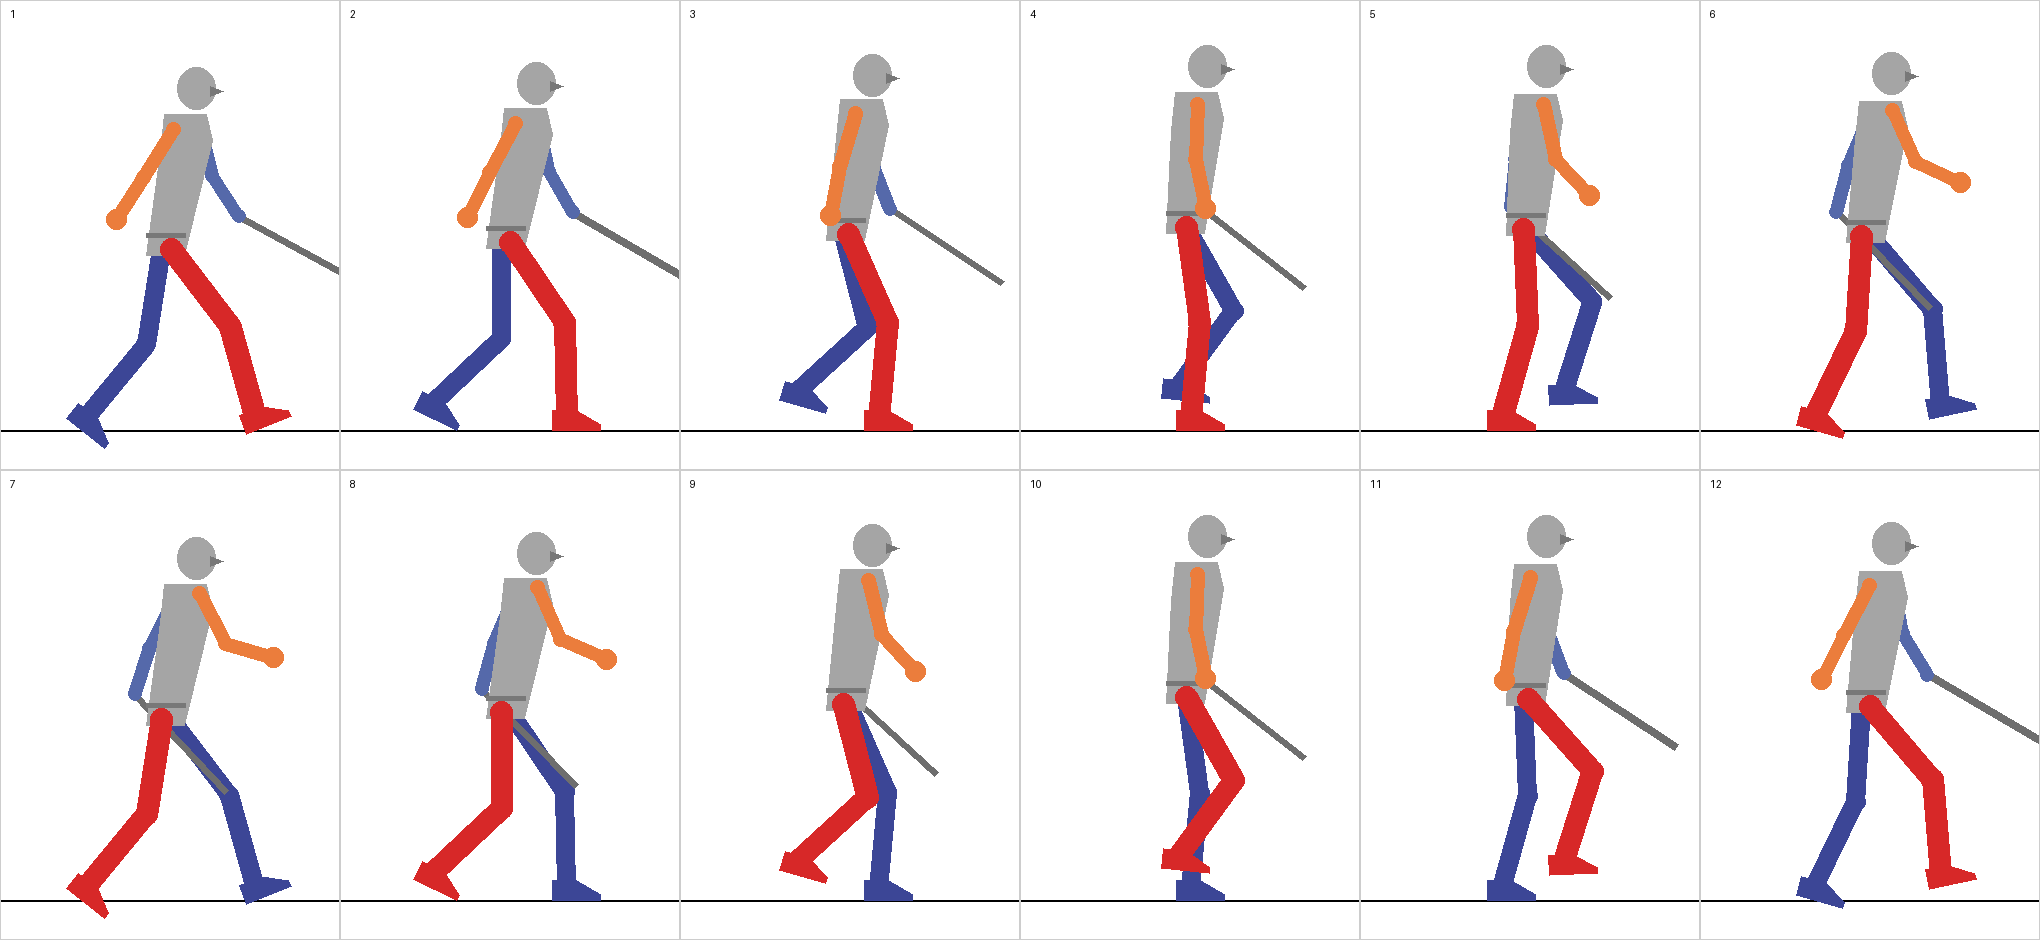

This figure's Python source:
# Hero swagger pose guide v2: loose, weighty, 12 poses (2 rows of 6). Side view, facing right.
import math, sys
from PIL import Image, ImageDraw
OUT = sys.argv[1]; N = 12; COLS = 6
W, H = 340, 470
GROUND = 430
L1, L2 = 96, 96
S = 170                    # step length
NEAR=(215,40,40); FAR=(60,70,150); BODY=(165,165,165); BODYD=(120,120,120); ARMN=(235,125,60); ARMF=(85,105,170); SW=(110,110,110)

def ease(u): return 0.5-0.5*math.cos(math.pi*u)
def foot(t):
    """x, lift, pitch (deg; + = toe up)"""
    t %= 1
    if t < 0.5:
        u = t/0.5; x = S/2 - S*u
        if u < 0.14: pitch = 22*(1-u/0.14)           # heel strike, toe still up
        elif u > 0.72: pitch = -38*((u-0.72)/0.28)   # heel peels off, pushing off the toe
        else: pitch = 0
        return x, 0.0, pitch
    u = (t-0.5)/0.5
    x = -S/2 + S*ease(u**1.15)
    lift = 30*math.sin(math.pi*u)**1.2
    pitch = -38*(1-u)**2 + 22*u**3
    return x, lift, pitch
def ik(hip, ank):
    dx, dy = ank[0]-hip[0], ank[1]-hip[1]; d = min(math.hypot(dx,dy), L1+L2-0.5)
    a = math.atan2(dy,dx); b = math.acos((L1*L1+d*d-L2*L2)/(2*L1*d))
    return (hip[0]+L1*math.cos(a-b), hip[1]+L1*math.sin(a-b))
def limb(d, pts, col, w):
    d.line(pts, fill=col, width=w, joint='curve')
    for p in pts: d.ellipse([p[0]-w/2, p[1]-w/2, p[0]+w/2, p[1]+w/2], fill=col)
def boot(d, ank, pitch, col):
    a = math.radians(-pitch); c, s = math.cos(a), math.sin(a)
    shape = [(-14,-8),(10,-8),(34,6),(34,12),(-14,12)]
    d.polygon([(ank[0]+x*c-y*s, ank[1]+x*s+y*c) for x,y in shape], fill=col)

def draw(d, t, cx, label=None):
    fn, ff = foot(t), foot(t+0.5)
    sw = math.cos(2*math.pi*t)          # +1 when the NEAR leg is forward (pose 1)
    # hips: drop after each contact, rise over the passing leg
    grounded = [f for f in (fn, ff) if f[1] < 1]
    reach = max(abs(f[0]) for f in grounded)
    hh = math.sqrt((0.992*(L1+L2))**2 - reach**2) - 7*max(0, math.sin(4*math.pi*(t+0.02)))
    def ankle(f):
        return (cx+f[0], GROUND-12-f[1])
    hip = (cx - 4, GROUND-12-hh)
    hipN = (hip[0]+5*sw, hip[1]); hipF = (hip[0]-5*sw, hip[1])   # pelvis turns with the legs
    # far leg, then far arm + sword, torso, near leg, near arm
    aF, aN = ankle(ff), ankle(fn)
    limb(d, [hipF, ik(hipF,aF), aF], FAR, 19); boot(d, aF, ff[2], FAR)
    lean = math.radians(7 + 2.5*math.cos(4*math.pi*(t-0.05)))    # into the step, a touch more on each footfall
    chest = (hip[0]+128*math.sin(lean), hip[1]-128*math.cos(lean))
    # shoulders counter the hips: near shoulder comes forward as the near leg goes back
    shN = (chest[0]-13*sw, chest[1]+3*sw+4); shF = (chest[0]+13*sw, chest[1]-3*sw+4)
    # sword arm (far): hangs relaxed, swings with its shoulder, blade trails low behind the hand
    a2 = math.radians(96 - 20*sw); el2 = (shF[0]+54*math.cos(a2), shF[1]+54*math.sin(a2))
    f2 = math.radians(82 - 26*sw); hand2 = (el2[0]+48*math.cos(f2), el2[1]+48*math.sin(f2))
    b = math.radians(38 - 9*sw); tip = (hand2[0]+135*math.cos(b), hand2[1]+135*math.sin(b))
    d.line([hand2, tip], fill=SW, width=7); limb(d, [shF, el2, hand2], ARMF, 13)
    # torso: pelvis + ribcage, chest leading
    d.polygon([(hip[0]-20,hip[1]+6),(hip[0]+18,hip[1]+6),(chest[0]+26,chest[1]+18),(chest[0]+20,chest[1]-8),(chest[0]-22,chest[1]-8),(chest[0]-26,chest[1]+30)], fill=BODY)
    d.line([(hip[0]-20,hip[1]-14),(hip[0]+19,hip[1]-14)], fill=BODYD, width=5)   # belt
    # head: level and forward, rides the bob late
    hd = (chest[0]+10, chest[1]-34 + 2*math.cos(4*math.pi*(t-0.16)))
    d.ellipse([hd[0]-19,hd[1]-21,hd[0]+19,hd[1]+21], fill=BODY)
    d.polygon([(hd[0]+14,hd[1]-2),(hd[0]+27,hd[1]+3),(hd[0]+14,hd[1]+8)], fill=BODYD)
    limb(d, [hipN, ik(hipN,aN), aN], NEAR, 22); boot(d, aN, fn[2], NEAR)
    # free arm (near): loose swing opposite the near leg; elbow bends more as it comes forward
    a1 = math.radians(92 + 30*sw); el = (shN[0]+56*math.cos(a1), shN[1]+56*math.sin(a1))
    f1 = math.radians(78 + 44*sw - 18*max(0,-sw)); fist = (el[0]+50*math.cos(f1), el[1]+50*math.sin(f1))
    limb(d, [shN, el, fist], ARMN, 14); d.ellipse([fist[0]-10,fist[1]-10,fist[0]+10,fist[1]+10], fill=ARMN)
    if label: d.text((cx-W/2+10, 8), label, fill=(0,0,0))

rows = N//COLS
sheet = Image.new('RGB', (W*COLS, H*rows), 'white'); d = ImageDraw.Draw(sheet)
for i in range(N):
    x0, y0 = (i%COLS)*W, (i//COLS)*H
    cell = Image.new('RGB', (W, H), 'white'); dd = ImageDraw.Draw(cell)
    dd.line([(0,GROUND),(W,GROUND)], fill=(0,0,0), width=2)
    draw(dd, i/N, W/2, str(i+1))
    dd.rectangle([0,0,W-1,H-1], outline=(205,205,205))
    sheet.paste(cell, (x0, y0))
sheet.save(OUT+'/pose-guide-v2.png')
frames=[]
for j in range(N*2):
    im = Image.new('RGB', (W, H), 'white'); dd = ImageDraw.Draw(im)
    dd.line([(0,GROUND),(W,GROUND)], fill=(0,0,0), width=2); draw(dd, (j%N)/N, W/2); frames.append(im)
frames[0].save(OUT+'/pose-guide-v2.gif', save_all=True, append_images=frames[1:], duration=70, loop=0)
